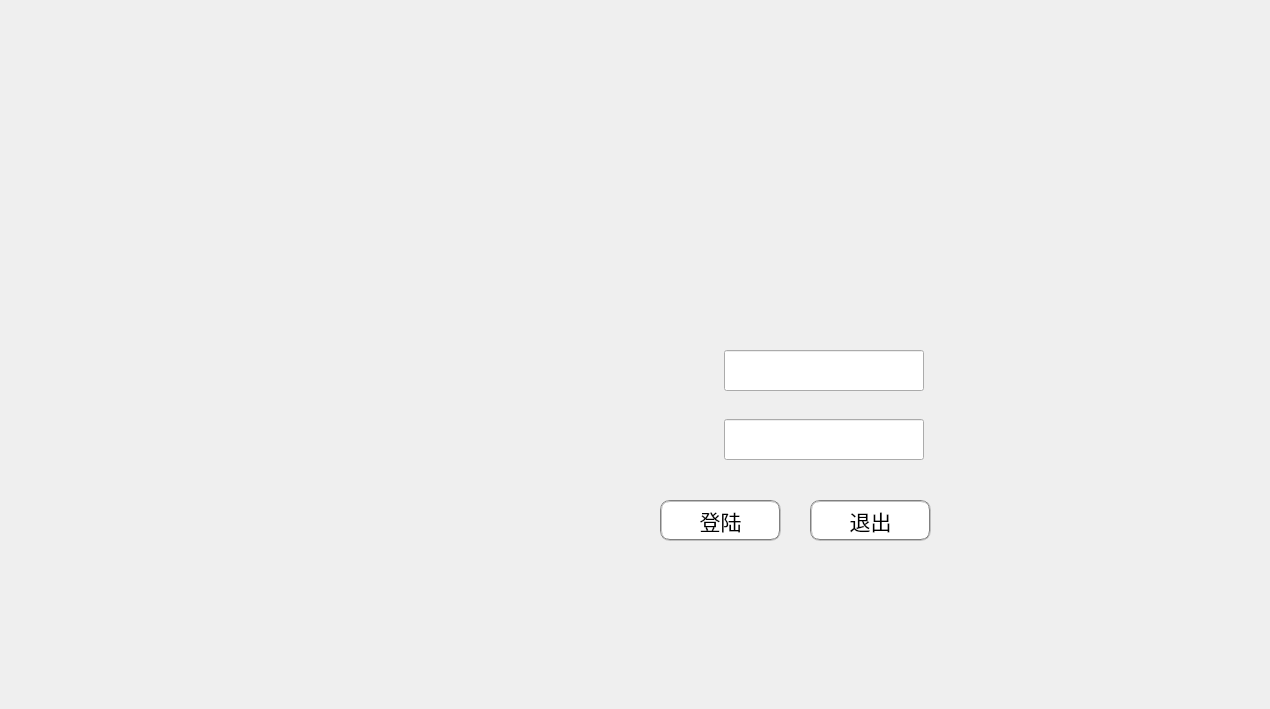
<?xml version="1.0" encoding="UTF-8"?>
<ui version="4.0">
 <class>Form</class>
 <widget class="QWidget" name="Form">
  <property name="geometry">
   <rect>
    <x>0</x>
    <y>0</y>
    <width>1270</width>
    <height>709</height>
   </rect>
  </property>
  <property name="windowTitle">
   <string>红丝数据可视化软件V1.0</string>
  </property>
  <widget class="QLabel" name="label">
   <property name="geometry">
    <rect>
     <x>0</x>
     <y>0</y>
     <width>1271</width>
     <height>711</height>
    </rect>
   </property>
   <property name="styleSheet">
    <string notr="true">background-image: url(:/bg/log720.png);</string>
   </property>
   <property name="text">
    <string/>
   </property>
  </widget>
  <widget class="QLineEdit" name="lineEdit">
   <property name="geometry">
    <rect>
     <x>724</x>
     <y>350</y>
     <width>200</width>
     <height>41</height>
    </rect>
   </property>
   <property name="font">
    <font>
     <family>Segoe UI</family>
     <pointsize>15</pointsize>
    </font>
   </property>
   <property name="text">
    <string/>
   </property>
  </widget>
  <widget class="QLineEdit" name="lineEdit_2">
   <property name="geometry">
    <rect>
     <x>724</x>
     <y>419</y>
     <width>200</width>
     <height>41</height>
    </rect>
   </property>
   <property name="font">
    <font>
     <family>Segoe UI</family>
     <pointsize>15</pointsize>
    </font>
   </property>
  </widget>
  <widget class="QPushButton" name="pushButton">
   <property name="geometry">
    <rect>
     <x>660</x>
     <y>500</y>
     <width>121</width>
     <height>41</height>
    </rect>
   </property>
   <property name="font">
    <font>
     <family>华文楷体</family>
     <pointsize>16</pointsize>
    </font>
   </property>
   <property name="styleSheet">
    <string notr="true">

QPushButton {border-radius: 10px;  
	border: 2px groove gray;background-color:rgba(255, 255, 255,255);
 } QPushButton:hover { background-color: rgb(67, 126, 207); }</string>
   </property>
   <property name="text">
    <string>登陆</string>
   </property>
  </widget>
  <widget class="QPushButton" name="pushButton_2">
   <property name="geometry">
    <rect>
     <x>810</x>
     <y>500</y>
     <width>121</width>
     <height>41</height>
    </rect>
   </property>
   <property name="font">
    <font>
     <family>华文楷体</family>
     <pointsize>16</pointsize>
    </font>
   </property>
   <property name="styleSheet">
    <string notr="true">

QPushButton {border-radius: 10px;  
	border: 2px groove gray;background-color:rgba(255, 255, 255,255);
 } QPushButton:hover { background-color: rgb(67, 126, 207); }</string>
   </property>
   <property name="text">
    <string>退出</string>
   </property>
  </widget>
 </widget>
 <resources>
  <include location="demo.qrc"/>
 </resources>
 <connections/>
</ui>
